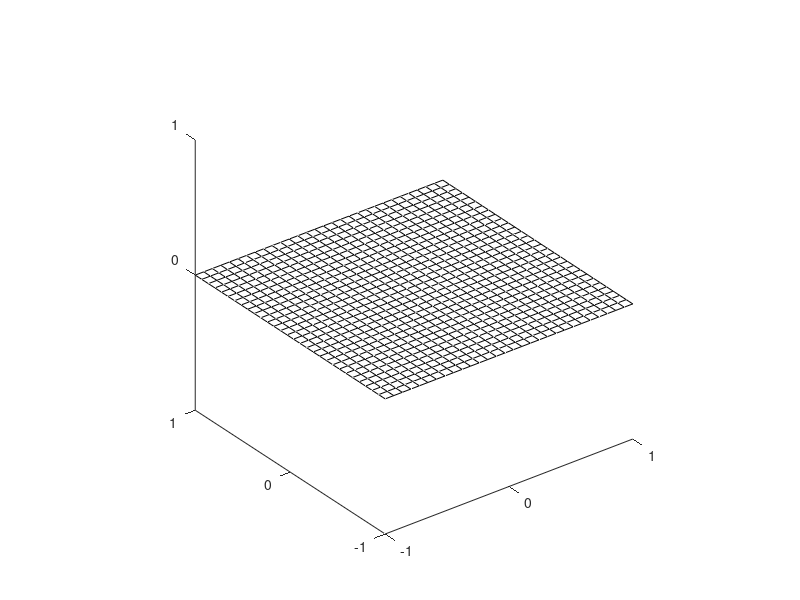

Write MATLAB code to recreate this figure. (Note: this script raises an error after producing the figure.)
clear
clc

%% Para o texto dos nós:
afastamento = .05;

%% Quantidade de pontos:
N = 30;
step = 2/(N-1);

%% Local coordinates:
X = -1:step:1;
Y = -1:step:1;
[Ksi, Eta] = meshgrid(X,Y);

%% Shape functions:
N1 = @(Ksi,Eta) .25 .* (1-Ksi) .* (1-Eta);
N2 = @(Ksi,Eta) .25 .* (1+Ksi) .* (1-Eta);
N3 = @(Ksi,Eta) .25 .* (1+Ksi) .* (1+Eta);
N4 = @(Ksi,Eta) .25 .* (1-Ksi) .* (1+Eta);

%% Nodes:
Node(1,:) = [-1 -1 0];
Node(2,:) = [1 -1 0];
Node(3,:) = [1 1 0];
Node(4,:) = [-1 1 0];
Node(5,:) = Node(1,:); % Usado apenas para fechar o quadrado.

%% Figure properties 
figure

hold on; % Keep old plots
view(3); % Standard 3d view
set(gcf, 'Position', get(0, 'Screensize')); % Full screen
set(gca,'xtick',[-1 0 1], 'ytick', [-1 0 1], 'ztick', [0 1]); % Removing excessive number from axis

%% Plotting element:
mesh(Ksi, Eta, zeros(N), 'FaceColor', 'none', 'EdgeColor', 'k');

%% Plotting shape function:
axis equal;
plotShape(Ksi, Eta, Node, N4, '1st', '4');

%% Plotting nodes and node texts:
plot3(Node(:,1), Node(:,2), Node(:,3), 'ro', 'MarkerFaceColor', 'r');
text(Node(1,1)-3*afastamento, Node(1,2)-3*afastamento, afastamento,'1', 'Color', 'Red', 'FontWeight', 'bold', 'FontSize', 15);
text(Node(2,1)+afastamento, Node(2,2)-afastamento, afastamento,'2', 'Color', 'Red', 'FontWeight', 'bold', 'FontSize', 15);
text(Node(3,1)+afastamento, Node(3,2)+afastamento, afastamento,'3', 'Color', 'Red', 'FontWeight', 'bold', 'FontSize', 15);
text(Node(4,1)-2*afastamento, Node(4,2)+afastamento, afastamento,'4', 'Color', 'Red', 'FontWeight', 'bold', 'FontSize', 15);